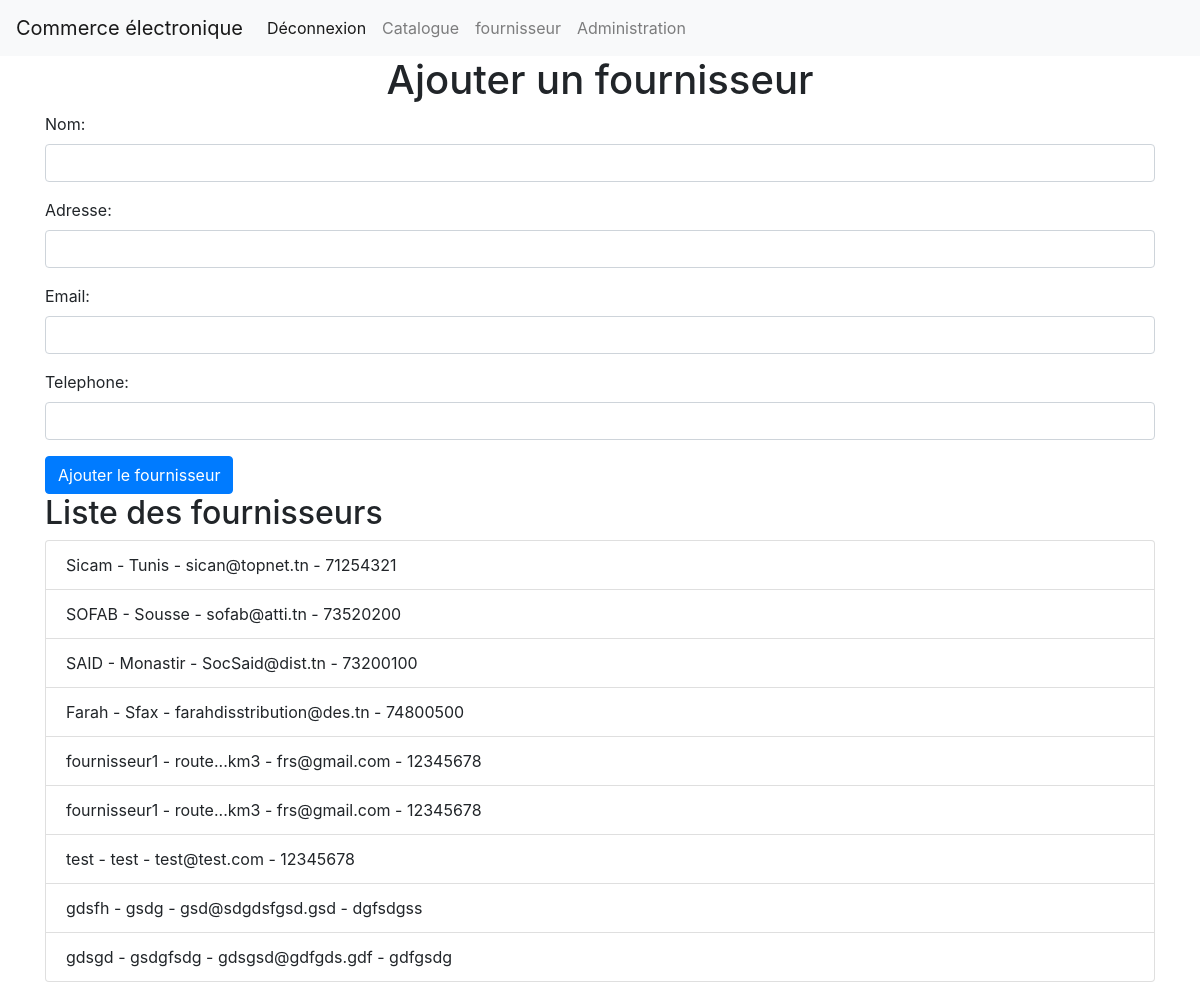
Screenshot of /mag/nouvFournisseur/ with the database file from the repository.
### magasin/models.py (models this page shows, shortened)
class Fournisseur(models.Model):
    nom = models.CharField(max_length=100)
    adresse = models.TextField()
    email = models.EmailField()
    telephone = models.CharField(max_length=8)

### magasin/views.py (the view)
# urls.py: path('nouvFournisseur/', views.nouveauFournisseur, name='nouveauFour'),
def nouveauFournisseur(request):
    if request.method == 'POST':
        form = FournisseurForm(request.POST)
        if form.is_valid():
            form.save()
            return redirect('nouveauFour')  # Redirige vers la liste des fournisseurs après ajout
    else:
        form = FournisseurForm()
    list = Fournisseur.objects.all()
    return render(request, 'magasin/fournisseur.html', {'list': list,'form': form})

### magasin/forms.py
class FournisseurForm(forms.ModelForm):
    class Meta:
        model = Fournisseur
        fields = "__all__"
        widgets = {
            'nom': forms.TextInput(attrs={'class': 'form-control'}),
            'adresse': forms.TextInput(attrs={'class': 'form-control'}),
            'email': forms.EmailInput(attrs={'class': 'form-control'}),
            'telephone': forms.TextInput(attrs={'class': 'form-control'}),
        }

### magasin/templates/magasin/fournisseur.html (shortened to what this page needs)
{% extends 'magasin/base.html' %}
    {% block body %}
    <div class="container">
       <center> <h1>Ajouter un fournisseur</h1></center>
        <form method="post">
            <div class="form-group">
                {{ form.nom.label_tag }}
                {{ form.nom }}
            </div>
            <div class="form-group">
                {{ form.adresse.label_tag }}
                {{ form.adresse }}
            </div>
            <div class="form-group">
                {{ form.email.label_tag }}
                {{ form.email }}
            </div>
            <div class="form-group">
                {{ form.telephone.label_tag }}
                {{ form.telephone }}
            </div>
            <button type="submit" class="btn btn-primary">Ajouter le fournisseur</button>
        </form>
        <h2>Liste des fournisseurs</h2>
        <ul class="list-group">
            {% for fournisseur in list %}
                <li class="list-group-item">{{ fournisseur.nom }} - {{ fournisseur.adresse }} - {{ fournisseur.email }} - {{ fournisseur.telephone }}</li>
            {% empty %}
                <li class="list-group-item">Aucun fournisseur disponible</li>
            {% endfor %}
        </ul>
    </div>
 {% endblock %}

### magasin/static/css/base.css (style rules this page uses)
html { text-size-adjust: 100%; }

### rows the page displays
Fournisseur: nom "Sicam", adresse "Tunis", email "sican@topnet.tn", telephone "71254321"
Fournisseur: nom "SOFAB", adresse "Sousse", email "sofab@atti.tn", telephone "73520200"
Fournisseur: nom "SAID", adresse "Monastir", email "SocSaid@dist.tn", telephone "73200100"
Fournisseur: nom "Farah", adresse "Sfax", email "farahdisstribution@des.tn", telephone "74800500"
Fournisseur: nom "fournisseur1", adresse "route...km3", email "frs@gmail.com", telephone "12345678"
Fournisseur: nom "fournisseur1", adresse "route...km3", email "frs@gmail.com", telephone "12345678"
Fournisseur: nom "test", adresse "test", email "test@test.com", telephone "12345678"
Fournisseur: nom "gdsfh", adresse "gsdg", email "gsd@sdgdsfgsd.gsd", telephone "dgfsdgss"
Fournisseur: nom "gdsgd", adresse "gsdgfsdg", email "gdsgsd@gdfgds.gdf", telephone "gdfgsdg"
